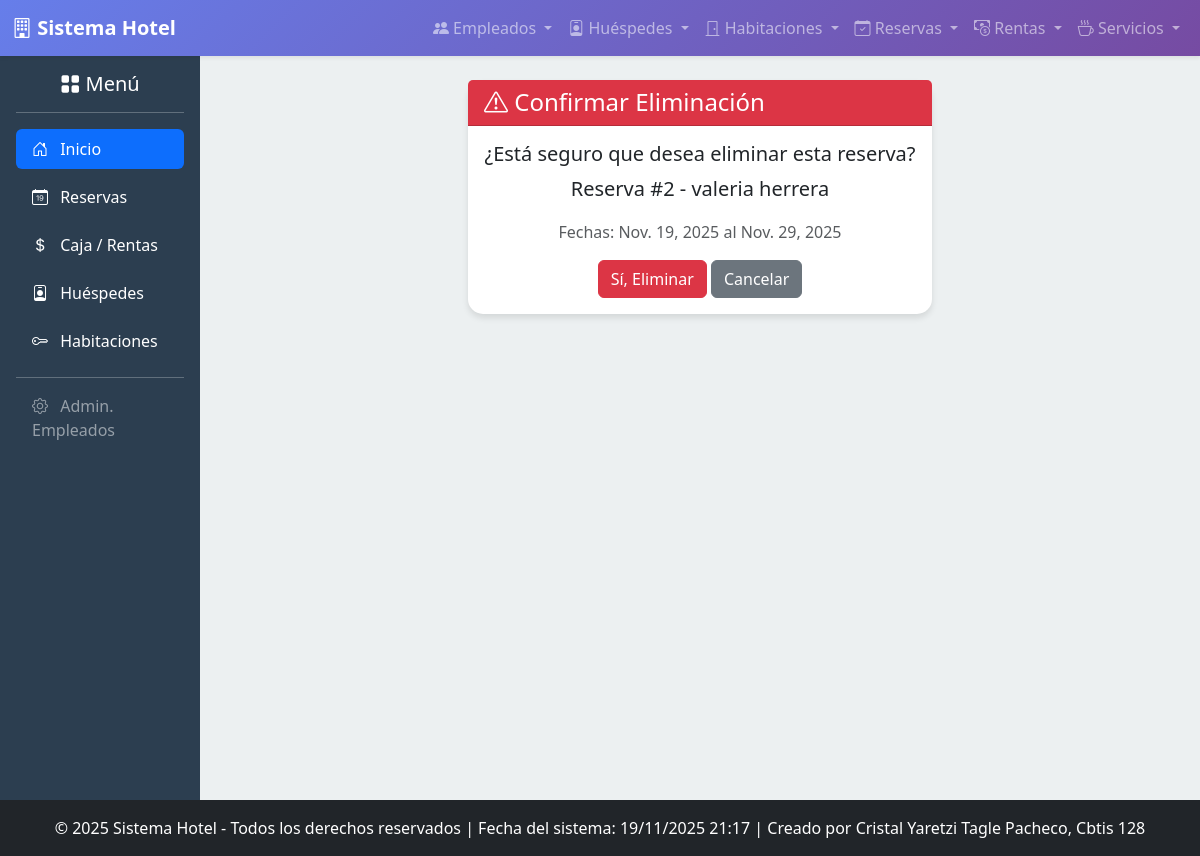
The app's page /reservas/borrar/2/ with its own data.
### app_Hotel/models.py (models this page shows, shortened)
class Reserva(models.Model):
    ESTADO_CHOICES = [
        ('PEN', 'Pendiente'),
        ('CON', 'Confirmada'),
        ('CAN', 'Cancelada'),
        ('FIN', 'Finalizada'),
    ]
    cliente = models.ForeignKey(Huesped, on_delete=models.CASCADE, related_name='reservas')
    habitacion = models.ForeignKey(Habitacion, on_delete=models.SET_NULL, null=True, related_name='reservas')
    fecha_reserva = models.DateTimeField(auto_now_add=True)
    fecha_entrada = models.DateField()
    fecha_salida = models.DateField()
    estado = models.CharField(max_length=3, choices=ESTADO_CHOICES, default='PEN')
    observaciones = models.TextField(blank=True, null=True)
    class Meta:
        verbose_name = "Reserva"
        verbose_name_plural = "Reservas"

class Huesped(models.Model):
    nombre = models.CharField(max_length=100)
    apellido = models.CharField(max_length=100)
    telefono = models.CharField(max_length=15)
    email = models.EmailField(unique=True)
    fecha_registro = models.DateTimeField(auto_now_add=True)
    direccion = models.TextField()
    registrado_por = models.ForeignKey(
        Empleado,
        on_delete=models.SET_NULL,
        null=True,
        blank=True,
        related_name='huespedes_registrados',
        help_text='Empleado que realizó el registro del huésped.'
    )
    habitaciones = models.ManyToManyField(
        Habitacion,
        related_name='huespedes_actuales',
        blank=True,
        help_text='Habitaciones actualmente ocupadas por este huésped.'
    )
    class Meta:
        verbose_name_plural = "Huéspedes"
        ordering = ['apellido']

### app_Hotel/views.py (the view)
# urls.py: path('reservas/borrar/<int:reserva_id>/', views.realizar_borrado_reserva, name='realizar_borrado_reserva'),
def realizar_borrado_reserva(request, reserva_id):
    reserva = get_object_or_404(Reserva, id=reserva_id)
    if request.method == 'POST':
        reserva.delete()
        return redirect('ver_reservas')
    return render(request, 'reservas/borrar_reserva.html', {'reserva': reserva})

### app_Hotel/templates/reservas/borrar_reserva.html (shortened to what this page needs)
{% extends 'base.html' %}
{% block content %}
<div class="row">
    <div class="col-md-6 mx-auto">
        <div class="card">
            <div class="card-header bg-danger text-white">
                <h4 class="mb-0"><i class="bi bi-exclamation-triangle"></i> Confirmar Eliminación</h4>
            </div>
            <div class="card-body text-center">
                <h5>¿Está seguro que desea eliminar esta reserva?</h5>
                <p class="lead">Reserva #{{ reserva.id }} - {{ reserva.cliente.nombre }} {{ reserva.cliente.apellido }}</p>
                <p class="text-muted">Fechas: {{ reserva.fecha_entrada }} al {{ reserva.fecha_salida }}</p>
                <form method="POST">
                    <div class="d-grid gap-2 d-md-block">
                        <button type="submit" class="btn btn-danger">Sí, Eliminar</button>
                        <a href="{% url 'ver_reservas' %}" class="btn btn-secondary">Cancelar</a>
                    </div>
                </form>
            </div>
        </div>
    </div>
</div>
{% endblock %}

### app_Hotel/templates/base.html (style rules this page uses)
body { background-color: #f8f9fa; font-family: 'Segoe UI', Tahoma, Geneva, Verdana, sans-serif; }
.card { border: none; border-radius: 15px; box-shadow: 0 4px 6px rgba(0,0,0,0.1); transition: transform 0.3s ease; }

### records on screen
Reserva: id "2", cliente.nombre "valeria", cliente.apellido "herrera", fecha_entrada "Nov. 19, 2025", fecha_salida "Nov. 29, 2025"
